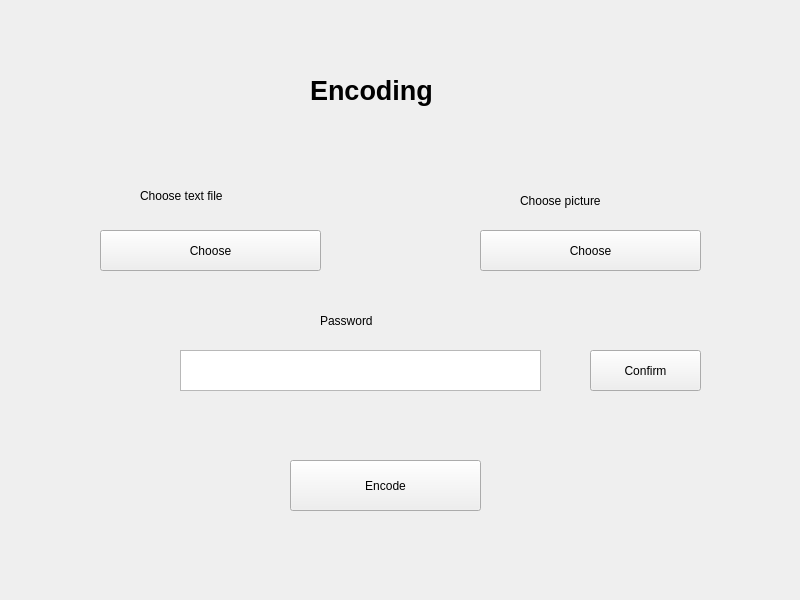
<?xml version="1.0" encoding="UTF-8"?>
<ui version="4.0">
 <class>Encode</class>
 <widget class="QWidget" name="Encode">
  <property name="geometry">
   <rect>
    <x>0</x>
    <y>0</y>
    <width>800</width>
    <height>600</height>
   </rect>
  </property>
  <property name="windowTitle">
   <string>MainWindow</string>
  </property>
  <widget class="QWidget" name="centralwidget">
   <widget class="QLabel" name="textLabel">
    <property name="geometry">
     <rect>
      <x>140</x>
      <y>180</y>
      <width>151</width>
      <height>31</height>
     </rect>
    </property>
    <property name="text">
     <string>Choose text file</string>
    </property>
   </widget>
   <widget class="QLabel" name="pictureLabel">
    <property name="geometry">
     <rect>
      <x>520</x>
      <y>190</y>
      <width>141</width>
      <height>21</height>
     </rect>
    </property>
    <property name="text">
     <string>Choose picture</string>
    </property>
   </widget>
   <widget class="QLabel" name="title">
    <property name="geometry">
     <rect>
      <x>310</x>
      <y>70</y>
      <width>151</width>
      <height>41</height>
     </rect>
    </property>
    <property name="font">
     <font>
      <pointsize>20</pointsize>
      <bold>true</bold>
     </font>
    </property>
    <property name="text">
     <string>Encoding</string>
    </property>
   </widget>
   <widget class="QLabel" name="passwordLabel">
    <property name="geometry">
     <rect>
      <x>320</x>
      <y>310</y>
      <width>91</width>
      <height>21</height>
     </rect>
    </property>
    <property name="text">
     <string>Password</string>
    </property>
   </widget>
   <widget class="QTextEdit" name="passwordEdit">
    <property name="geometry">
     <rect>
      <x>180</x>
      <y>350</y>
      <width>361</width>
      <height>41</height>
     </rect>
    </property>
   </widget>
   <widget class="QPushButton" name="textButton">
    <property name="geometry">
     <rect>
      <x>100</x>
      <y>230</y>
      <width>221</width>
      <height>41</height>
     </rect>
    </property>
    <property name="text">
     <string>Choose</string>
    </property>
   </widget>
   <widget class="QPushButton" name="pictureButton">
    <property name="geometry">
     <rect>
      <x>480</x>
      <y>230</y>
      <width>221</width>
      <height>41</height>
     </rect>
    </property>
    <property name="text">
     <string>Choose</string>
    </property>
   </widget>
   <widget class="QPushButton" name="confirmButton">
    <property name="geometry">
     <rect>
      <x>590</x>
      <y>350</y>
      <width>111</width>
      <height>41</height>
     </rect>
    </property>
    <property name="text">
     <string>Confirm</string>
    </property>
   </widget>
   <widget class="QPushButton" name="encodeButton">
    <property name="geometry">
     <rect>
      <x>290</x>
      <y>460</y>
      <width>191</width>
      <height>51</height>
     </rect>
    </property>
    <property name="text">
     <string>Encode</string>
    </property>
   </widget>
   <zorder>encodeButton</zorder>
   <zorder>textLabel</zorder>
   <zorder>pictureLabel</zorder>
   <zorder>title</zorder>
   <zorder>passwordLabel</zorder>
   <zorder>passwordEdit</zorder>
   <zorder>textButton</zorder>
   <zorder>pictureButton</zorder>
   <zorder>confirmButton</zorder>
  </widget>
 </widget>
 <resources/>
 <connections/>
</ui>
